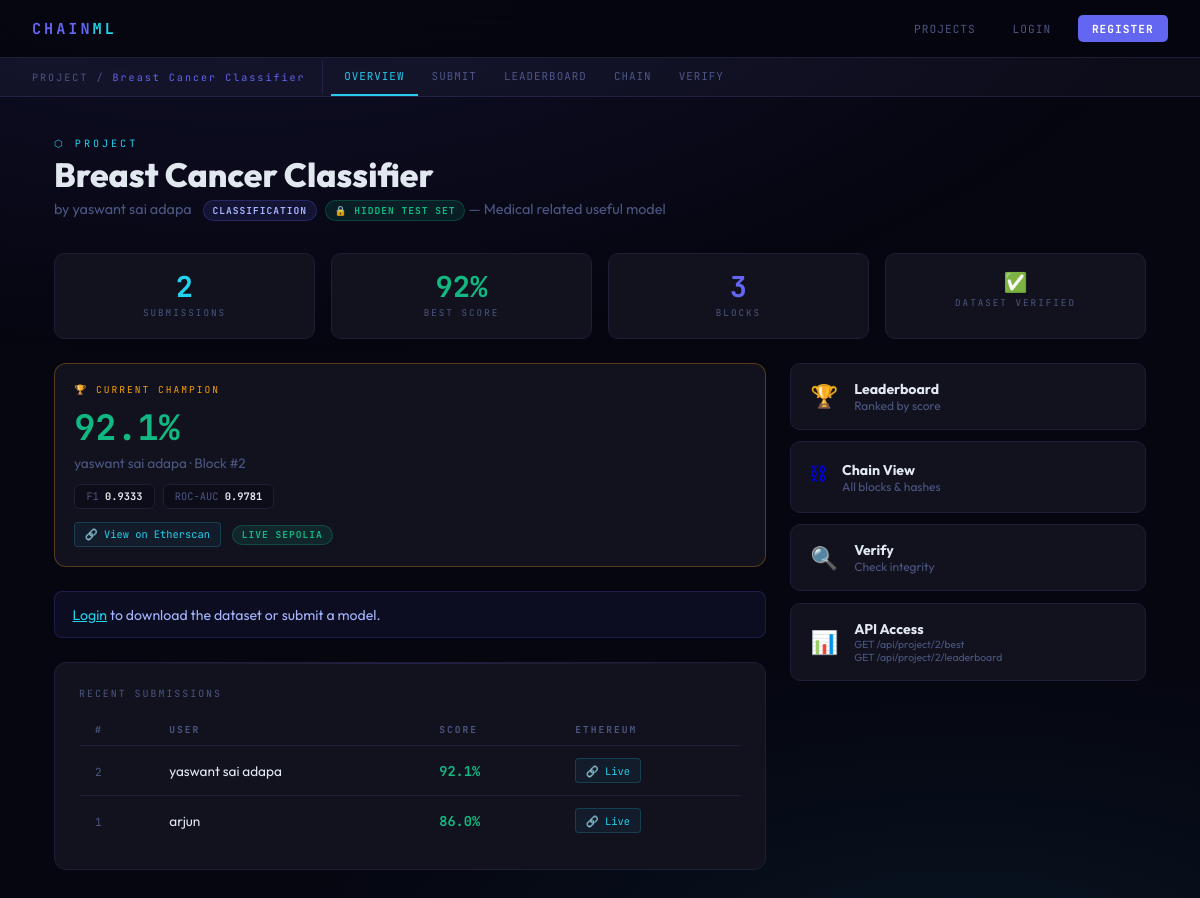
Screenshot of /project/2 with the database file from the repository.
### tables this page shows
CREATE TABLE projects (
        id INTEGER PRIMARY KEY AUTOINCREMENT,
        owner_id INTEGER NOT NULL,
        name TEXT NOT NULL UNIQUE,
        description TEXT DEFAULT '',
        dataset_path TEXT NOT NULL,
        dataset_name TEXT NOT NULL,
        created_at REAL NOT NULL, dataset_hash TEXT NOT NULL DEFAULT '', test_path TEXT DEFAULT NULL, test_name TEXT DEFAULT NULL, task_type TEXT NOT NULL DEFAULT 'classification',
        FOREIGN KEY(owner_id) REFERENCES users(id));

CREATE TABLE users (
        id INTEGER PRIMARY KEY AUTOINCREMENT,
        username TEXT NOT NULL UNIQUE,
        email TEXT NOT NULL UNIQUE,
        password_hash TEXT NOT NULL,
        created_at REAL NOT NULL);

CREATE TABLE submissions (
        id INTEGER PRIMARY KEY AUTOINCREMENT,
        project_id INTEGER NOT NULL,
        user_id INTEGER NOT NULL,
        model_filename TEXT NOT NULL,
        model_path TEXT NOT NULL,
        model_hash TEXT NOT NULL,
        verified_accuracy REAL NOT NULL,
        combined_hash TEXT NOT NULL,
        eth_tx_hash TEXT NOT NULL,
        eth_tx_url TEXT NOT NULL,
        eth_mode TEXT NOT NULL DEFAULT 'mock',
        block_index INTEGER NOT NULL,
        previous_hash TEXT NOT NULL,
        submitted_at REAL NOT NULL, f1_score REAL DEFAULT NULL, roc_auc REAL DEFAULT NULL, rmse REAL DEFAULT NULL, r2_score REAL DEFAULT NULL, model_card TEXT DEFAULT '',
        FOREIGN KEY(project_id) REFERENCES projects(id),
        FOREIGN KEY(user_id) REFERENCES users(id));

### app.py (the view)
@app.route("/project/<int:pid>")
def project_detail(pid):
    project = get_project(pid)
    if not project: return render_template("404.html"), 404
    submissions = get_project_submissions(pid)
    best = submissions[0] if submissions else None
    is_owner = g.user and g.user["id"] == project["owner_id"]
    return render_template("project_detail.html",
        project=project, submissions=submissions, best=best, is_owner=is_owner)

### app.py (called while the page is built)
@app.before_request
def load_user():
    uid = session.get("user_id")
    g.user = get_user_by_id(uid) if uid else None

@app.context_processor
def inject_user():
    return {"current_user": g.user}

### database.py (called while the page is built)
def get_conn():
    conn = sqlite3.connect(DB_PATH)
    conn.row_factory = sqlite3.Row
    conn.execute("PRAGMA foreign_keys = ON")
    return conn

def get_project(pid):
    conn = get_conn()
    row = conn.execute("""SELECT p.*, u.username AS owner_name
        FROM projects p JOIN users u ON p.owner_id=u.id WHERE p.id=?""", (pid,)).fetchone()
    conn.close(); return dict(row) if row else None

def get_project_submissions(pid):
    conn = get_conn()
    rows = conn.execute("""SELECT s.*, u.username FROM submissions s
        JOIN users u ON s.user_id=u.id WHERE s.project_id=?
        ORDER BY s.verified_accuracy DESC, s.submitted_at ASC""", (pid,)).fetchall()
    conn.close(); return [dict(r) for r in rows]

### templates/project_detail.html (shortened to what this page needs)
{% extends "base.html" %}
{% block subnav %}
<div class="subnav">
  <div class="subnav-label">PROJECT / <span>{{ project.name }}</span></div>
  <a href="/project/{{ project.id }}" class="active">Overview</a>
  <a href="/project/{{ project.id }}/submit">Submit</a>
  <a href="/project/{{ project.id }}/leaderboard">Leaderboard</a>
  <a href="/project/{{ project.id }}/chain">Chain</a>
  <a href="/project/{{ project.id }}/verify">Verify</a>
</div>
{% endblock %}
{% block content %}
<div class="ph">
  <div class="ph-eye">⬡ Project</div>
  <h1>{{ project.name }}</h1>
  <p>
    by {{ project.owner_name }}
    <span class="badge {% if project.task_type=='regression' %}badge-reg{% else %}badge-blue{% endif %}" style="margin-left:.5rem;">{{ project.task_type or 'classification' }}</span>
    {% if project.test_path %}<span class="badge badge-green" style="margin-left:.3rem;">🔒 hidden test set</span>{% endif %}
    {% if project.description %} — {{ project.description }}{% endif %}
  </p>
</div>
<div class="stats-row">
  <div class="stat-card"><span class="snum">{{ submissions|length }}</span><span class="slbl">Submissions</span></div>
  <div class="stat-card"><span class="snum" style="color:var(--green)">{% if best %}{{ "%.0f"|format(best.verified_accuracy*100) }}{% if project.task_type=='regression' %}R²{% else %}%{% endif %}{% else %}—{% endif %}</span><span class="slbl">Best Score</span></div>
  <div class="stat-card"><span class="snum" style="color:var(--accent)">{{ submissions|length + 1 }}</span><span class="slbl">Blocks</span></div>
  <div class="stat-card"><span class="snum" style="font-size:1.2rem;">{% if project.dataset_hash %}✅{% else %}—{% endif %}</span><span class="slbl">Dataset Verified</span></div>
</div>
<div class="overview-grid">
  <div>
    {% if best %}
    <div class="best-box">
      <div style="font-family:var(--mono);font-size:.6rem;letter-spacing:2px;text-transform:uppercase;color:var(--gold);margin-bottom:.5rem;">🏆 Current Champion</div>
      <div style="font-family:var(--mono);font-size:2.2rem;font-weight:700;color:var(--green);">
        {{ "%.1f"|format(best.verified_accuracy*100) }}{% if project.task_type=='regression' %} R²{% else %}%{% endif %}
      </div>
      <div style="font-size:.85rem;color:var(--muted);margin-top:.2rem;">{{ best.username }} · Block #{{ best.block_index }}</div>
      <div class="metric-row" style="margin-top:.7rem;">
        {% if best.f1_score is not none %}<div class="metric">F1 <span>{{ best.f1_score }}</span></div>{% endif %}
        {% if best.roc_auc is not none %}<div class="metric">ROC-AUC <span>{{ best.roc_auc }}</span></div>{% endif %}
      </div>
      <div style="margin-top:.8rem;">
        <a href="{{ best.eth_tx_url }}" target="_blank" class="eth-link">
          {% if best.eth_mode=='real' %}🔗 View on Etherscan{% else %}🔗 Etherscan (mock){% endif %}
        </a>
        {% if best.eth_mode=='mock' %}<span class="badge badge-mock" style="margin-left:.5rem;">Mock</span>
        {% else %}<span class="badge badge-green" style="margin-left:.5rem;">Live Sepolia</span>{% endif %}
      </div>
    </div>
    {% endif %}
    {% if current_user %}
    <div style="display:flex;gap:.8rem;flex-wrap:wrap;margin-bottom:1.5rem;">
      <a href="/project/{{ project.id }}/download" class="btn btn-cyan">⬇ Download Dataset</a>
      <a href="/project/{{ project.id }}/submit" class="btn btn-primary">⬆ Submit Model</a>
      {% if is_owner %}
      <form method="POST" action="/project/{{ project.id }}/delete" style="display:inline;"
        onsubmit="return confirm('Delete this project?')">
        <button type="submit" class="btn btn-red btn-sm">🗑 Delete</button>
      </form>
      {% endif %}
    </div>
    {% else %}
    <div class="alert alert-info" style="margin-bottom:1.5rem;">
      <a href="/login" style="color:var(--accent2);">Login</a> to download the dataset or submit a model.
    </div>
    {% endif %}
    {% if submissions %}
    <div class="card">
      <div style="font-family:var(--mono);font-size:.62rem;letter-spacing:2px;text-transform:uppercase;color:var(--muted);margin-bottom:.8rem;">Recent Submissions</div>
      <table class="tbl">
        <thead><tr><th>#</th><th>User</th><th>Score</th><th>Ethereum</th></tr></thead>
        <tbody>
        {% for s in submissions[:5] %}
        <tr>
          <td><span style="font-family:var(--mono);font-size:.7rem;color:var(--muted)">{{ s.block_index }}</span></td>
          <td>{{ s.username }}</td>
          <td><span style="font-family:var(--mono);color:var(--green);font-weight:700;">{{ "%.1f"|format(s.verified_accuracy*100) }}{% if project.task_type=='regression' %}R²{% else %}%{% endif %}</span></td>
          <td><a href="{{ s.eth_tx_url }}" target="_blank" class="eth-link">{% if s.eth_mode=='real' %}🔗 Live{% else %}🔗 Mock{% endif %}</a></td>
        </tr>
        {% endfor %}
        </tbody>
      </table>
    </div>
    {% endif %}
  </div>
  <div>
    <a href="/project/{{ project.id }}/leaderboard" class="action-card"><span class="aico">🏆</span><div class="atxt"><h4>Leaderboard</h4><p>Ranked by score</p></div></a>
    <a href="/project/{{ project.id }}/chain" class="action-card"><span class="aico">⛓</span><div class="atxt"><h4>Chain View</h4><p>All blocks & hashes</p></div></a>
    <a href="/project/{{ project.id }}/verify" class="action-card"><span class="aico">🔍</span><div class="atxt"><h4>Verify</h4><p>Check integrity</p></div></a>
    <div class="action-card" style="cursor:default;">
      <span class="aico">📊</span>
      <div class="atxt">
        <h4>API Access</h4>
        <p style="font-size:.65rem;word-break:break-all;color:var(--muted);">
          GET /api/project/{{ project.id }}/best<br>
          GET /api/project/{{ project.id }}/leaderboard
        </p>
      </div>
    </div>
  </div>
</div>
{% endblock %}

### templates/base.html (style rules this page uses)
:root { --bg:#060610;--surface:#0d0d1a;--card:#12121f;--border:#1e1e35; --accent:#6366f1;--accent2:#22d3ee;--green:#10b981;--red:#f43f5e;--gold:#f59e0b; --text:#e2e8f0;--muted:#4b5680;--mono:'JetBrains Mono',monospace;--sans:'Outfit',sans-serif; }
* { margin:0;padding:0;box-sizing:border-box; }
body { background:var(--bg);color:var(--text);font-family:var(--sans);min-height:100vh; }
body::before { content:'';position:fixed;inset:0; background:radial-gradient(ellipse 80% 50% at 20% -10%,rgba(99,102,241,.12),transparent), radial-gradient(ellipse 60% 40% at 80% 110%,rgba(34,211,238,.08),transparent); pointer-events:none;z-index:0; }
.subnav { background:var(--surface);border-bottom:1px solid var(--border); display:flex;align-items:center;padding:0 2rem;overflow-x:auto; }
.subnav-label { font-family:var(--mono);font-size:.63rem;color:var(--muted);letter-spacing:2px; padding:.65rem 1rem .65rem 0;border-right:1px solid var(--border);margin-right:.5rem;white-space:nowrap; }
.subnav-label span { color:var(--accent); }
.subnav a { font-family:var(--mono);font-size:.68rem;color:var(--muted);text-decoration:none; padding:.7rem .85rem;border-bottom:2px solid transparent;letter-spacing:1px;text-transform:uppercase; transition:all .15s;white-space:nowrap; }
.subnav a.active { color:var(--accent2);border-bottom-color:var(--accent2); }
.ph { margin-bottom:2rem; }
.ph-eye { font-family:var(--mono);font-size:.63rem;letter-spacing:3px;text-transform:uppercase;color:var(--accent2);margin-bottom:.4rem; }
.ph h1 { font-size:2.1rem;font-weight:800;line-height:1.1; }
.ph p { color:var(--muted);font-size:.9rem;margin-top:.4rem; }
.card { background:var(--card);border:1px solid var(--border);border-radius:12px;padding:1.5rem;position:relative;overflow:hidden; }
.card::after { content:'';position:absolute;top:0;left:0;right:0;height:1px;background:linear-gradient(90deg,transparent,var(--accent),transparent);opacity:.2; }
.alert { padding:.85rem 1.1rem;border-radius:8px;font-size:.88rem;margin-bottom:1.2rem; }
.alert-info { background:rgba(99,102,241,.08);border:1px solid rgba(99,102,241,.2);color:#a5b4fc; }
.badge { display:inline-flex;align-items:center;gap:.3rem;padding:.18rem .55rem;border-radius:20px; font-family:var(--mono);font-size:.6rem;font-weight:700;letter-spacing:1px;text-transform:uppercase; }
.badge-green { background:rgba(16,185,129,.12);color:var(--green);border:1px solid rgba(16,185,129,.25); }
.badge-blue { background:rgba(99,102,241,.12);color:#a5b4fc;border:1px solid rgba(99,102,241,.25); }
.eth-link { display:inline-flex;align-items:center;gap:.4rem;font-family:var(--mono);font-size:.65rem; color:var(--accent2);text-decoration:none;border:1px solid rgba(34,211,238,.2); background:rgba(34,211,238,.05);padding:.28rem .6rem;border-radius:4px;transition:all .2s; }
.tbl { width:100%;border-collapse:collapse; }
.tbl th { font-family:var(--mono);font-size:.6rem;letter-spacing:2px;text-transform:uppercase; color:var(--muted);padding:.6rem 1rem;border-bottom:1px solid var(--border);text-align:left; }
.tbl td { padding:.75rem 1rem;border-bottom:1px solid var(--border);font-size:.85rem;vertical-align:middle; }
.tbl tr:last-child td { border-bottom:none; }
.metric-row { display:flex;gap:.5rem;flex-wrap:wrap;margin-top:.4rem; }
.metric { background:var(--surface);border:1px solid var(--border);border-radius:6px;padding:.3rem .7rem; font-family:var(--mono);font-size:.65rem;color:var(--muted); }
.metric span { color:var(--text);font-weight:700; }

### rows the page displays
projects: name "Breast Cancer Classifier", task_type "CLASSIFICATION", description "Medical related useful model", id "2"
users: owner_name "yaswant sai adapa", username "yaswant sai adapa"
submissions: best.verified_accuracy*100 "92", best.verified_accuracy*100 "92.1", block_index "2", f1_score "0.9333", roc_auc "0.9781", username "yaswant sai adapa", s.verified_accuracy*100 "92.1", eth_mode "🔗 Live"
submissions: block_index "1", username "arjun", s.verified_accuracy*100 "86.0", eth_mode "🔗 Live"

### other values shown
{{ submissions|length }} "2"
{{ submissions|length + 1 }} "3"
